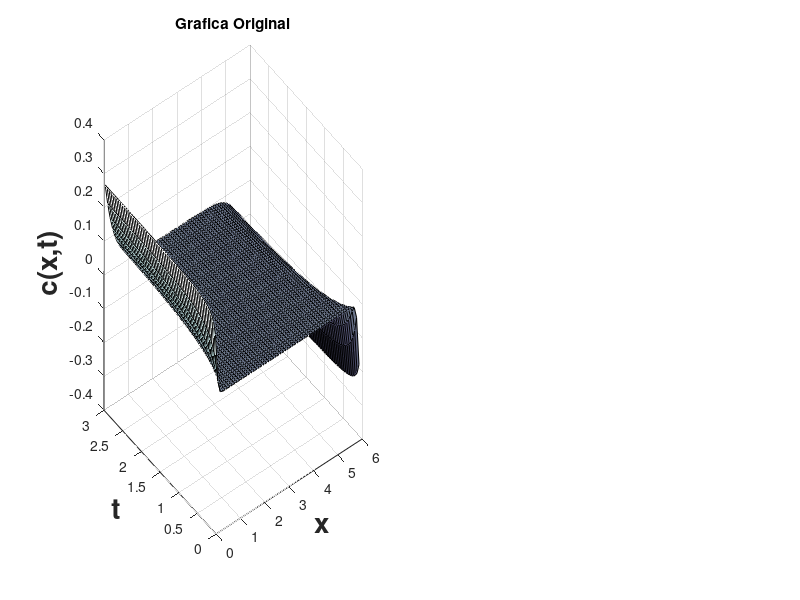

Write MATLAB code to recreate this figure.
clear;
clc;
L=3;
D=1/10;
V=0.5;
c0=0.3;
delta_x=1/10;
[x,t] = meshgrid(0.05:delta_x:6,0.05:(delta_x/2):3);
Pe=(V*L)/D;
lamda=Pe/2;
Tprima=(t.*D)./(L^2);
T=(lamda^2).*Tprima;
cte1=-((2*pi)/(lamda^2));
c=0;
X=x./L;
aux=0;
for n=1:20000
   aux=aux+((n*sin(n*pi*X))/(1+(((n^2)*(pi^2))/(lamda^2)))).*(exp(-(1+(((n^2)*(pi^2))/(lamda^2)))*T)-1);
endfor
  aux=cte1.*aux;  c=c0.*aux;
  subplot(1,2,1); surf(x,t,c); title("Grafica Original");
  ylabel("t","fontweight","bold","fontsize",20); xlabel("x","fontweight","bold","fontsize",20);
  zlabel("c(x,t)","fontweight","bold","fontsize",20);colormap bone;
  fprintf('\n fin programa');

